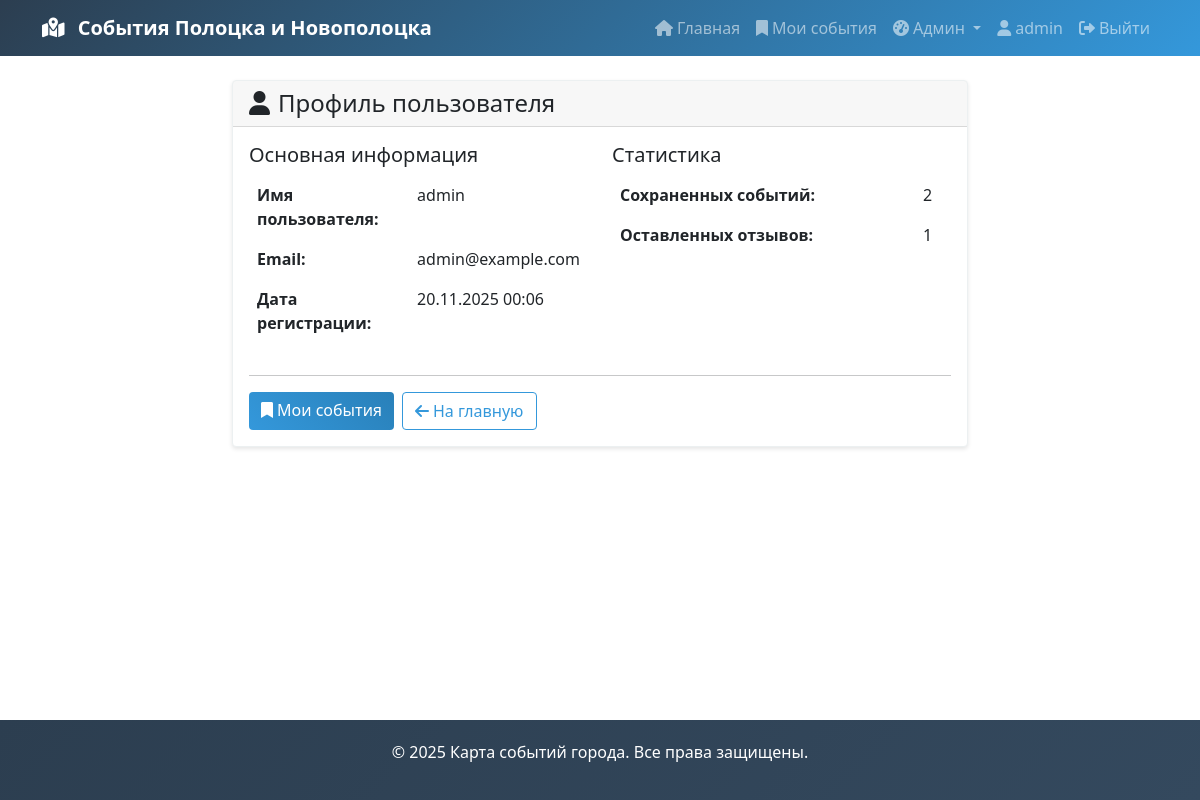
The app's page /profile (signed in) with its own data.
### app.py (models this page shows, shortened)
class User(db.Model):
    id = db.Column(db.Integer, primary_key=True)
    username = db.Column(db.String(80), unique=True, nullable=False)
    email = db.Column(db.String(120), unique=True, nullable=False)
    password_hash = db.Column(db.String(128), nullable=False)
    interests = db.Column(db.String(200), nullable=True)
    is_active = db.Column(db.Boolean, default=True, nullable=False)
    created_at = db.Column(db.DateTime, default=belarus_now)
    reviews = db.relationship('Review', backref='user', lazy=True, cascade='all, delete-orphan')
    saved_events = db.relationship('SavedEvent', backref='user', lazy=True, cascade='all, delete-orphan')

### app.py (the view)
@app.route('/profile')
@login_required
def profile():
    user = db.session.get(User, session['user_id'])
    return render_template('profile.html', user=user)

### app.py (called while the page is built)
def login_required(f):
    @wraps(f)
    def decorated_function(*args, **kwargs):
        if 'user_id' not in session:
            flash('Пожалуйста, войдите в систему для доступа к этой странице.', 'warning')
            return redirect(url_for('login'))
        user = db.session.get(User, session.get('user_id'))
        if user and (not hasattr(user, 'is_active') or not user.is_active):
            session.clear()
            flash('Ваш аккаунт заблокирован! Обратитесь к администратору.', 'error')
            log_event('WARNING', f'Попытка доступа заблокированным пользователем: {user.username if user else "unknown"}', user.id if user else None, request)
            return redirect(url_for('login'))
        return f(*args, **kwargs)
    return decorated_function

### templates/profile.html (shortened to what this page needs)
{% extends "base.html" %}
{% block content %}
<div class="row justify-content-center">
    <div class="col-md-8">
        <div class="card">
            <div class="card-header">
                <h4 class="mb-0">
                    <i class="fas fa-user me-2"></i>Профиль пользователя
                </h4>
            </div>
            <div class="card-body">
                <div class="row">
                    <div class="col-md-6">
                        <h5>Основная информация</h5>
                        <table class="table table-borderless">
                            <tr>
                                <td><strong>Имя пользователя:</strong></td>
                                <td>{{ user.username }}</td>
                            </tr>
                            <tr>
                                <td><strong>Email:</strong></td>
                                <td>{{ user.email }}</td>
                            </tr>
                            <tr>
                                <td><strong>Дата регистрации:</strong></td>
                                <td>{{ user.created_at.strftime('%d.%m.%Y %H:%M') }}</td>
                            </tr>
                        </table>
                    </div>
                    <div class="col-md-6">
                        <h5>Статистика</h5>
                        <table class="table table-borderless">
                            <tr>
                                <td><strong>Сохраненных событий:</strong></td>
                                <td>{{ user.saved_events|length }}</td>
                            </tr>
                            <tr>
                                <td><strong>Оставленных отзывов:</strong></td>
                                <td>{{ user.reviews|length }}</td>
                            </tr>
                        </table>
                    </div>
                </div>
                <hr>
                <div class="d-grid gap-2 d-md-flex justify-content-md-start">
                    <a href="{{ url_for('saved_events', username=user.username) }}" class="btn btn-primary">
                        <i class="fas fa-bookmark me-1"></i>Мои события
                    </a>
                    <a href="{{ url_for('index') }}" class="btn btn-outline-primary">
                        <i class="fas fa-arrow-left me-1"></i>На главную
                    </a>
                </div>
            </div>
        </div>
    </div>
</div>
{% endblock %}

### templates/base.html (shortened to what this page needs)
<!DOCTYPE html>
<html lang="ru">
<head>
    <link href="https://cdn.jsdelivr.net/npm/bootstrap@5.1.3/dist/css/bootstrap.min.css" rel="stylesheet">
    <link href="https://cdnjs.cloudflare.com/ajax/libs/font-awesome/6.0.0/css/all.min.css" rel="stylesheet">
    <link rel="stylesheet" href="https://unpkg.com/leaflet@1.9.4/dist/leaflet.css" />
</head>
<body>
    <nav class="navbar navbar-expand-lg navbar-dark" style="background: linear-gradient(135deg, #2c3e50, #3498db);">
        <div class="container">
            <a class="navbar-brand" href="{{ url_for('index') }}">
                <i class="fas fa-map-marked-alt me-2"></i>
                События Полоцка и Новополоцка
            </a>
            <div class="collapse navbar-collapse" id="navbarNav">
                <ul class="navbar-nav ms-auto">
                    <li class="nav-item">
                        <a class="nav-link" href="{{ url_for('index') }}">
                            <i class="fas fa-home me-1"></i>Главная
                        </a>
                    </li>
                    {% if session.user_id %}
                    <li class="nav-item">
                        <a class="nav-link" href="{{ url_for('saved_events', username=session.username) }}">
                            <i class="fas fa-bookmark me-1"></i>Мои события
                        </a>
                    </li>
                    {% if session.username == 'admin' %}
                    <li class="nav-item dropdown">
                        <a class="nav-link dropdown-toggle" href="#" id="adminDropdown" role="button" data-bs-toggle="dropdown" aria-expanded="false">
                            <i class="fas fa-tachometer-alt me-1"></i>Админ
                        </a>
                    </li>
                    {% endif %}
                    <li class="nav-item">
                        <a class="nav-link" href="{{ url_for('profile') }}">
                            <i class="fas fa-user me-1"></i>{{ session.username }}
                        </a>
                    </li>
                    <li class="nav-item">
                        <a class="nav-link" href="{{ url_for('logout') }}">
                            <i class="fas fa-sign-out-alt me-1"></i>Выйти
                        </a>
                    </li>
                    {% endif %}
                </ul>
            </div>
        </div>
    </nav>
    <main class="container mt-4">
        {% block content %}{% endblock %}
    </main>
    <footer class="footer">
        <div class="container text-center">
            <p>&copy; 2025 Карта событий города. Все права защищены.</p>
        </div>
    </footer>
</body>
</html>

### templates/base.html (style rules this page uses)
.navbar-brand { font-weight: bold; }
.footer { background: linear-gradient(135deg, #2c3e50, #34495e); color: white; padding: 20px 0; margin-top: auto; }
body { display: flex; flex-direction: column; min-height: 100vh; }
main { flex: 1; }
.btn-primary { background: linear-gradient(45deg, #3498db, #2980b9); border: none; }
.btn-outline-primary { color: #3498db; border-color: #3498db; }
.card { border: 1px solid #ecf0f1; box-shadow: 0 2px 4px rgba(0,0,0,0.1); }

### records on screen
User: username "admin", email "admin@example.com", created_at "20.11.2025 00:06"

### other values on screen
{{ user.saved_events|length }} "2"
{{ user.reviews|length }} "1"
